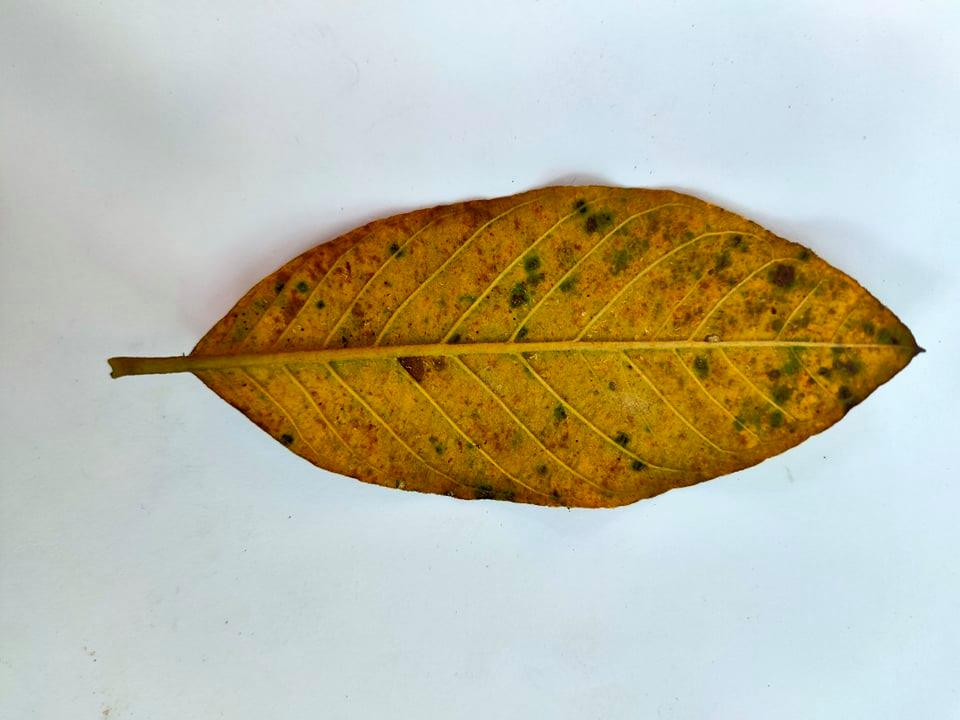
#> input picture RawData/ValidationPro/Leafspot/1.jpg, 960 x 720 px; its folder holds only this picture in this run
$ python dataManipulator.py
#> lines starting #> are read from the running program, lines starting #| are printed output that depends on the picture
import os
import numpy as np
import matplotlib.pyplot as plt
import cv2
import pickle

dir = '../RawData/ValidationPro'

categories = ['Leafspot', 'Rust', 'Sound', 'Whitefly']

data = []
# plt.imshow(dis_img)
# plt.show()
for category in categories:
    path = os.path.join(dir,category)
    label = categories.index(category)
    for img in os.listdir(path):
        imgpath = os.path.join(path,img)
        try:
            dis_img = cv2.imread(imgpath)
#> dis_img is the input picture: shape (720, 960, 3); mean B, G, R 168.5, 186.8, 189.6
            dis_img = cv2.resize(dis_img, (250,250))
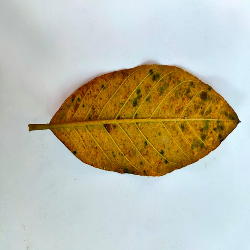
#> dis_img: shape (250, 250, 3); mean B, G, R 168.4, 186.8, 189.5
            # plt.imshow(dis_img)
            # plt.show()
            # print(dis_img.shape)
            image = np.array(dis_img).flatten()
            # print(image)
            data.append([image,label])
            # break
        except:
            pass
#> pass 2 of the loop `for category in categories:`:
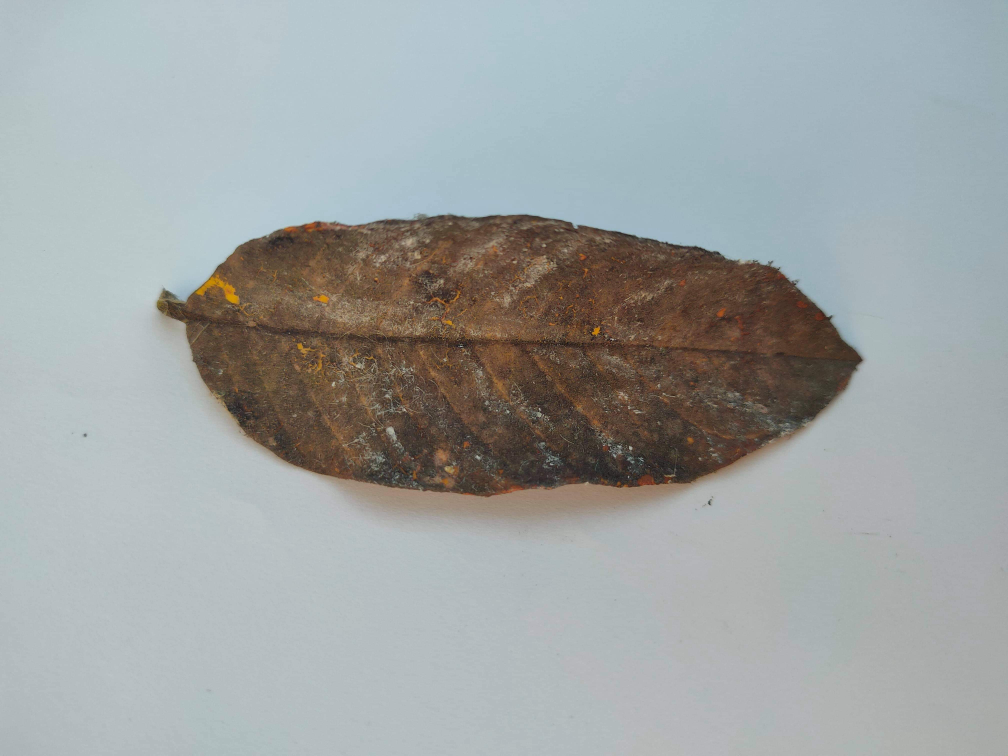
#> input picture RawData/ValidationPro/Rust/2.jpeg, 4032 x 3024 px (shown at 1/4 size)
#> dis_img is the input picture: shape (3024, 4032, 3); mean B, G, R 163.9, 163.9, 159.2
#> `dis_img = cv2.resize(dis_img, (250,250))`:
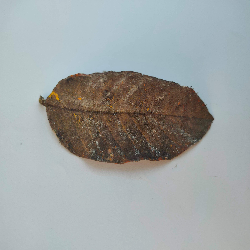
#> dis_img: shape (250, 250, 3); mean B, G, R 163.8, 163.9, 159.1
#> (the run stopped early here; a loop or call above may not have finished)
